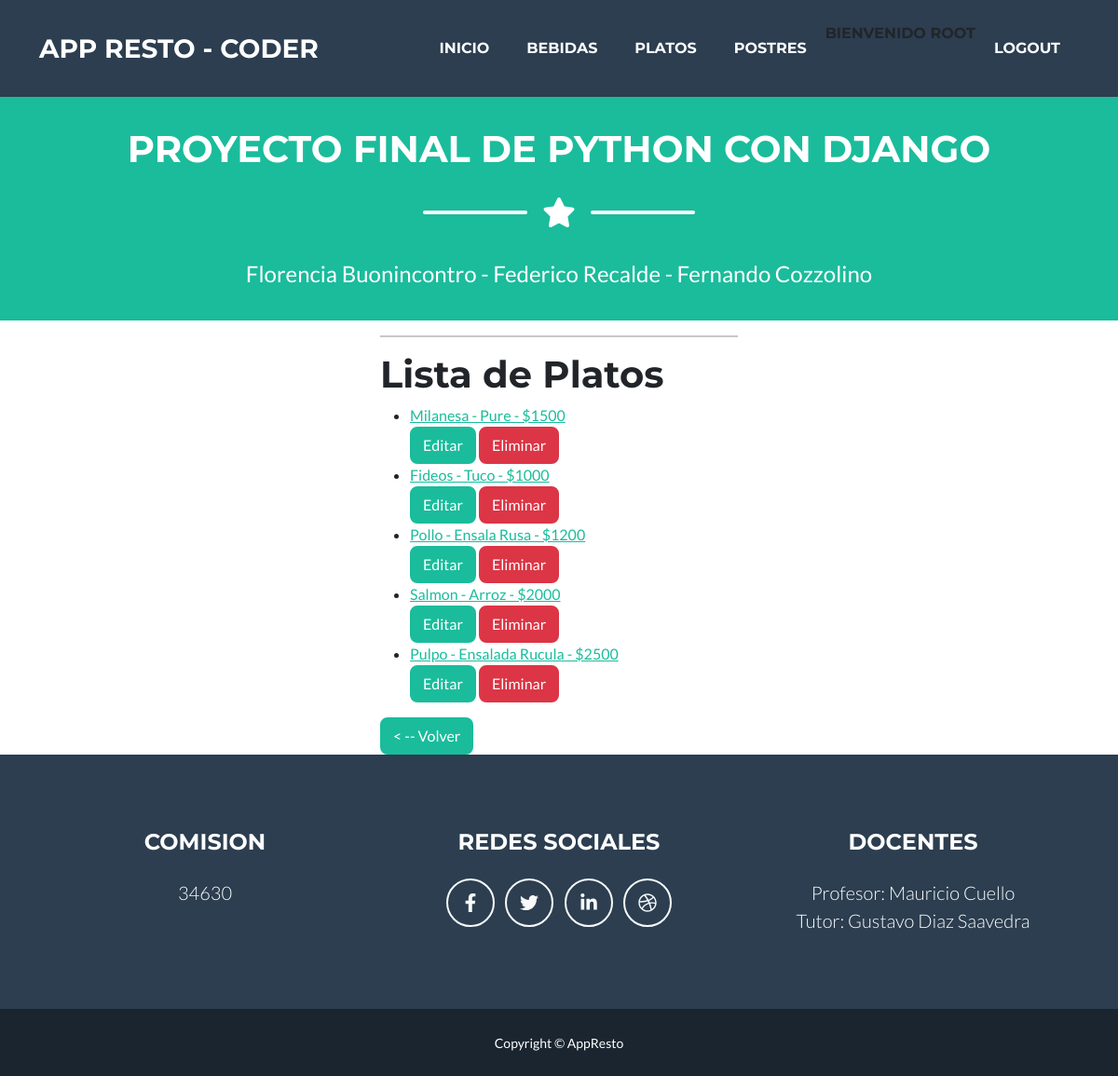
Page /platos_list (signed in) on the earlier database version.
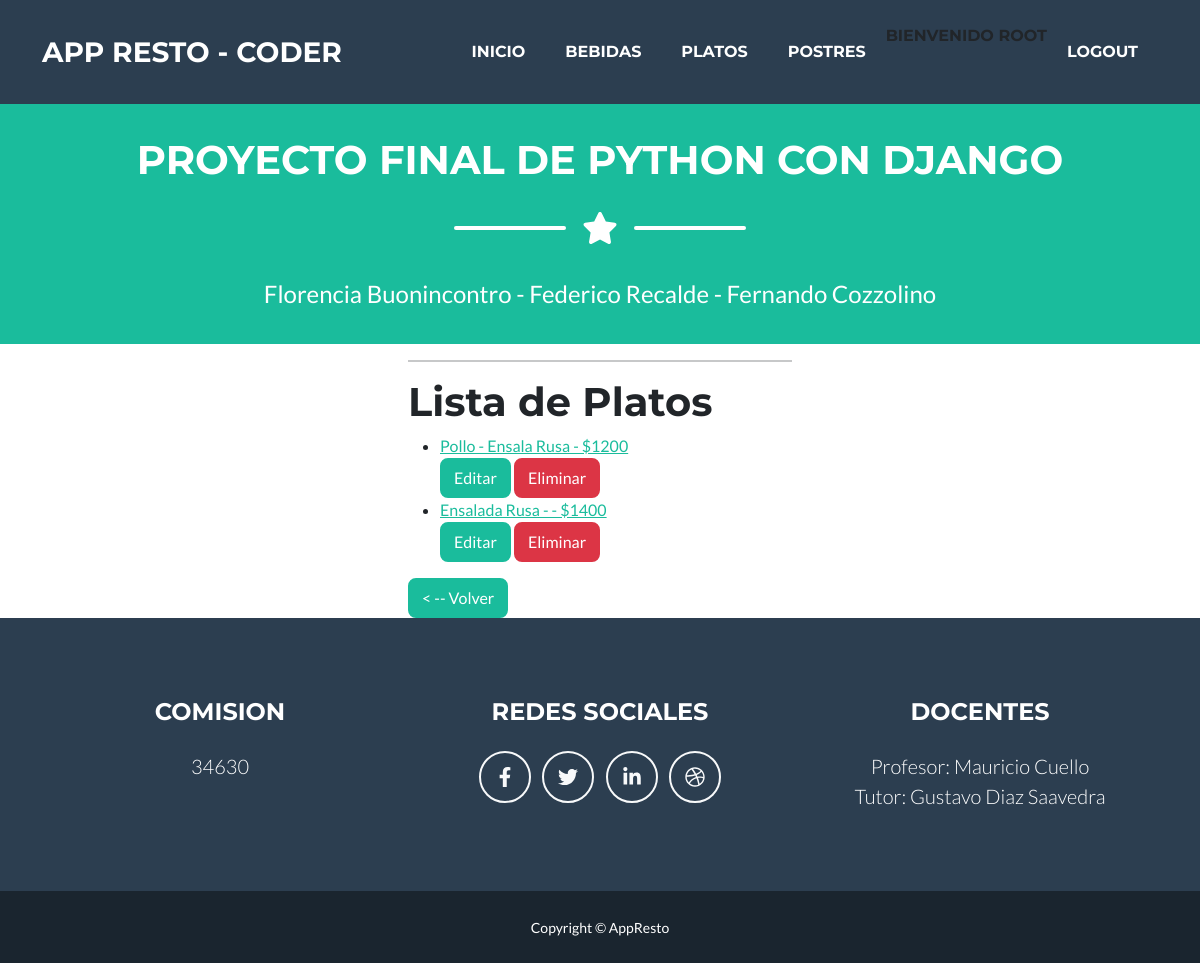
Same page on the later database version.
### AppResto/models.py (models this page shows)
class Plato(models.Model):
    plato =  models.CharField(max_length=50)
    guarnicion =  models.CharField(max_length=50)
    precio =  models.IntegerField()
    def __str__(self):
        return f'{self.plato} - {self.guarnicion} - ${self.precio}'

### AppResto/views.py (the view)
# urls.py: path('platos_list', PlatoList.as_view(), name='Plato_list'),
class PlatoList(LoginRequiredMixin, ListView):
    model = Plato
    template_name = 'platos_list.html'
    context_object_name = "platos"

### AppResto/templates/platos_list.html
{% extends 'padre.html' %}
{% load static %}
{% block contenidoDinamico %}
<h1> Lista de Platos </h1>
<ul>
    {% for plato in platos %}
        <li>
            <a href="{% url 'DetallePlato' plato.id %}">
                {{plato}}
            </a>
        </li>
        <div>
            <a href="{% url 'ActualizaPlato' plato.id %}" class="btn btn-primary" role="button">Editar</a>
            <a href="{% url 'EliminaPlato' plato.id  %}"class="btn btn-danger" role="button">Eliminar</a>
        </div>
    {% endfor %}
</ul>
<a href="{% url 'Platos' %}" class="btn btn-primary" role="button">< -- Volver</a>
{% endblock contenidoDinamico %}

Differences in the rows shown:
removed Plato: plato+guarnicion+precio "Milanesa - Pure - $1500"
removed Plato: plato+guarnicion+precio "Fideos - Tuco - $1000"
removed Plato: plato+guarnicion+precio "Salmon - Arroz - $2000"
removed Plato: plato+guarnicion+precio "Pulpo - Ensalada Rucula - $2500"
added Plato: plato+guarnicion+precio "Ensalada Rusa - - $1400"
